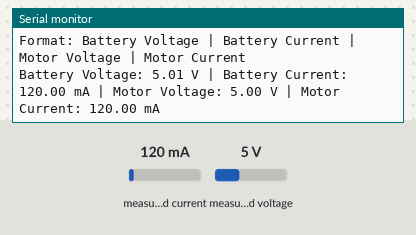
Recording of a sketch running on a simulated ESP32. Shown: the last lines printed to the serial monitor. Inputs (shaded band) come from the test bench; at power-on: measured current 120 mA, measured voltage 5 V.

Above: at 1.2 s.
1.3 s: measured current set to 40 mA
At 2.5 s:
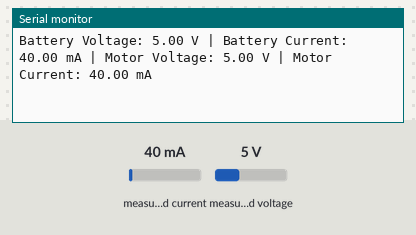
2.8 s: measured voltage set to 0.3 V
At 4.2 s:
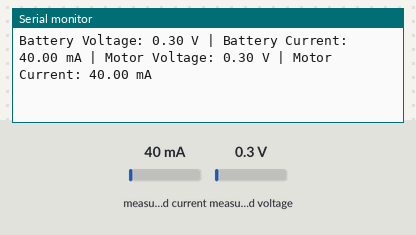
4.3 s: measured current set to 500 mA
At 7.4 s:
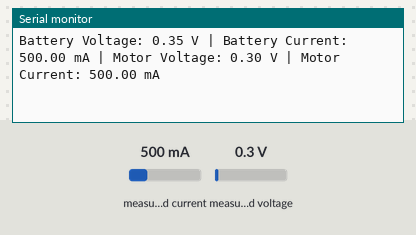
Timing chart, 0 to 8.9 s (numbered marks = the images above; inputs shaded):
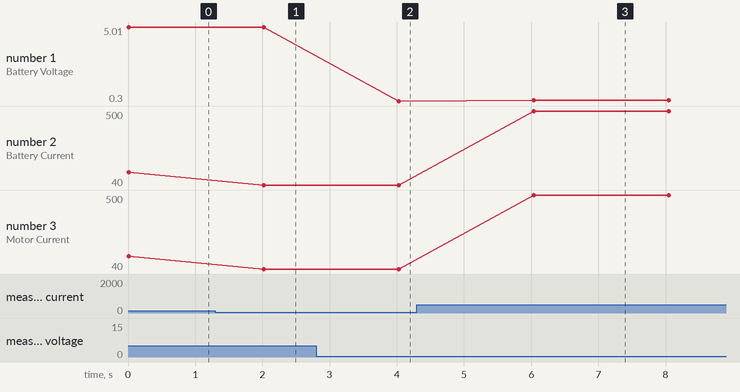

The sketch:

Arduino_testing_code_for_INA_219_module.ino
```cpp
#include <Wire.h>
#include <Adafruit_INA219.h>

// Initialize INA219 at default I2C address 0x40
Adafruit_INA219 ina219;

void setup() {
  Serial.begin(115200);
  while (!Serial) {
    delay(1); // Wait for Serial Monitor to connect
  }

  // Initialize I2C with D21 (SDA) and D22 (SCL)
  Wire.begin(21, 22); // ESP32 I2C pins: D21=SDA (GPIO21), D22=SCL (GPIO22)

  // Initialize INA219
  if (!ina219.begin()) {
    Serial.println("Failed to find INA219 chip at address 0x40");
    Serial.println("Check wiring: SDA->D21, SCL->D22, VCC->3V3, GND->GND");
    while (1) { delay(10); }
  }

  Serial.println("INA219 initialized successfully");
  Serial.println("Monitoring battery and DC motor...");
  Serial.println("Format: Battery Voltage | Battery Current | Motor Voltage | Motor Current");
}

void loop() {
  // Read measurements from INA219
  float shuntVoltage_mV = ina219.getShuntVoltage_mV();
  float busVoltage_V = ina219.getBusVoltage_V();
  float current_mA = ina219.getCurrent_mA();

  // Calculate battery voltage (bus voltage + shunt drop)
  float batteryVoltage_V = busVoltage_V + (shuntVoltage_mV / 1000.0);

  // Motor voltage is approximately the bus voltage (voltage at load side)
  float motorVoltage_V = busVoltage_V;

  // Motor current is the same as battery current (current through INA219)
  float motorCurrent_mA = current_mA;

  // Display in Serial Monitor
  Serial.print("Battery Voltage: ");
  Serial.print(batteryVoltage_V, 2);
  Serial.print(" V | Battery Current: ");
  Serial.print(current_mA, 2);
  Serial.print(" mA | Motor Voltage: ");
  Serial.print(motorVoltage_V, 2);
  Serial.print(" V | Motor Current: ");
  Serial.print(motorCurrent_mA, 2);
  Serial.println(" mA");

  delay(2000); // Update every 2 seconds
}
```

Measured:
- after the input at 1.3 s, the serial monitor: prints a new line after 0.72 s (image 1)
- after the input at 2.8 s, the serial monitor: prints a new line after 1.2 s (image 2)
- after the input at 4.3 s, the serial monitor: prints a new line after 1.7 s (image 3)
- plotted number 1: 5 → 0.3 after the input at 2.8 s, 0.3 → 0.35 after the input at 4.3 s
- plotted number 2: 120 → 40 after the input at 1.3 s, 40 → 500 after the input at 4.3 s
- plotted number 3: 120 → 40 after the input at 1.3 s, 40 → 500 after the input at 4.3 s
